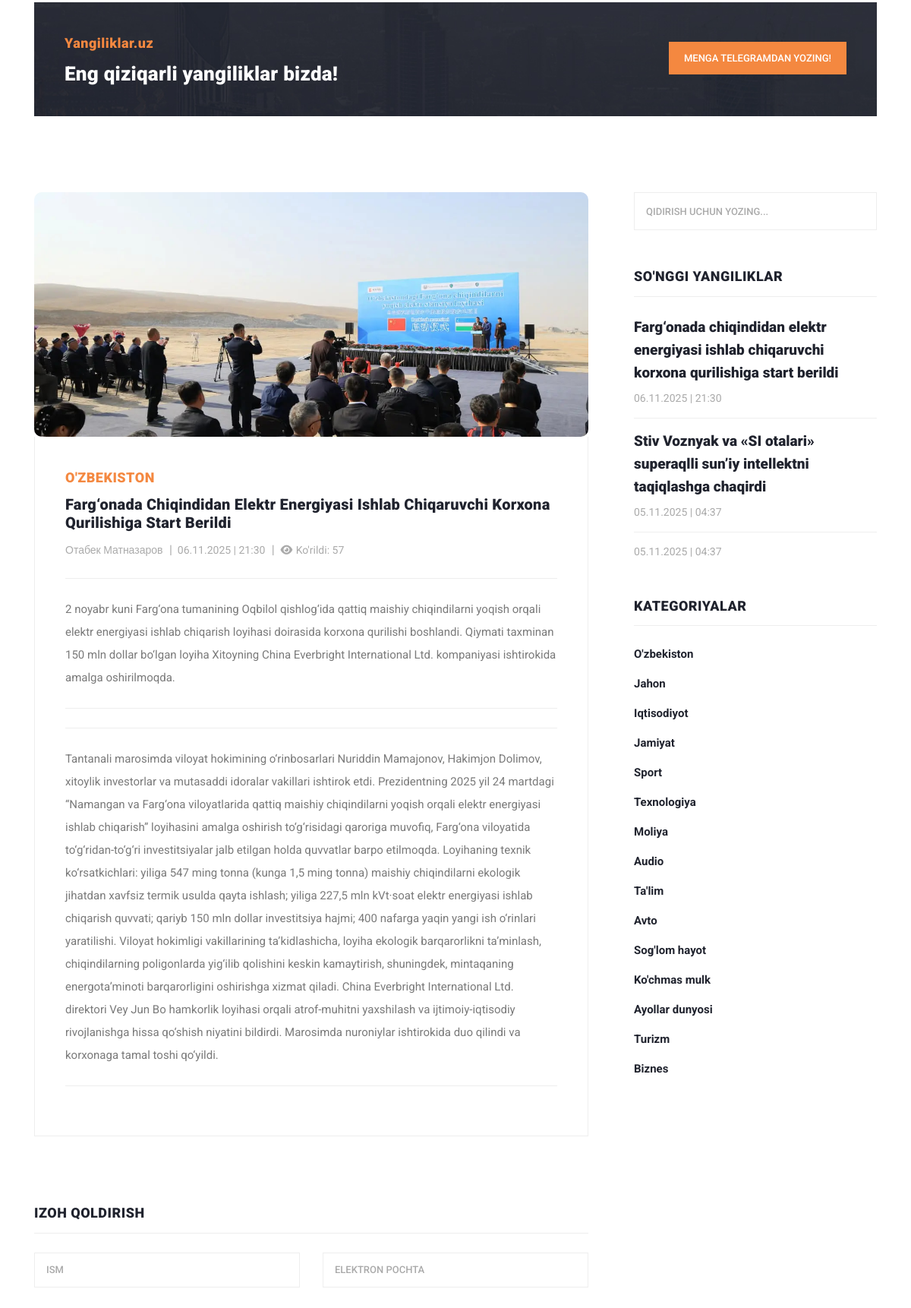
/?controller=news_view&id=1 (middle part), run on an earlier commit of the app's database.
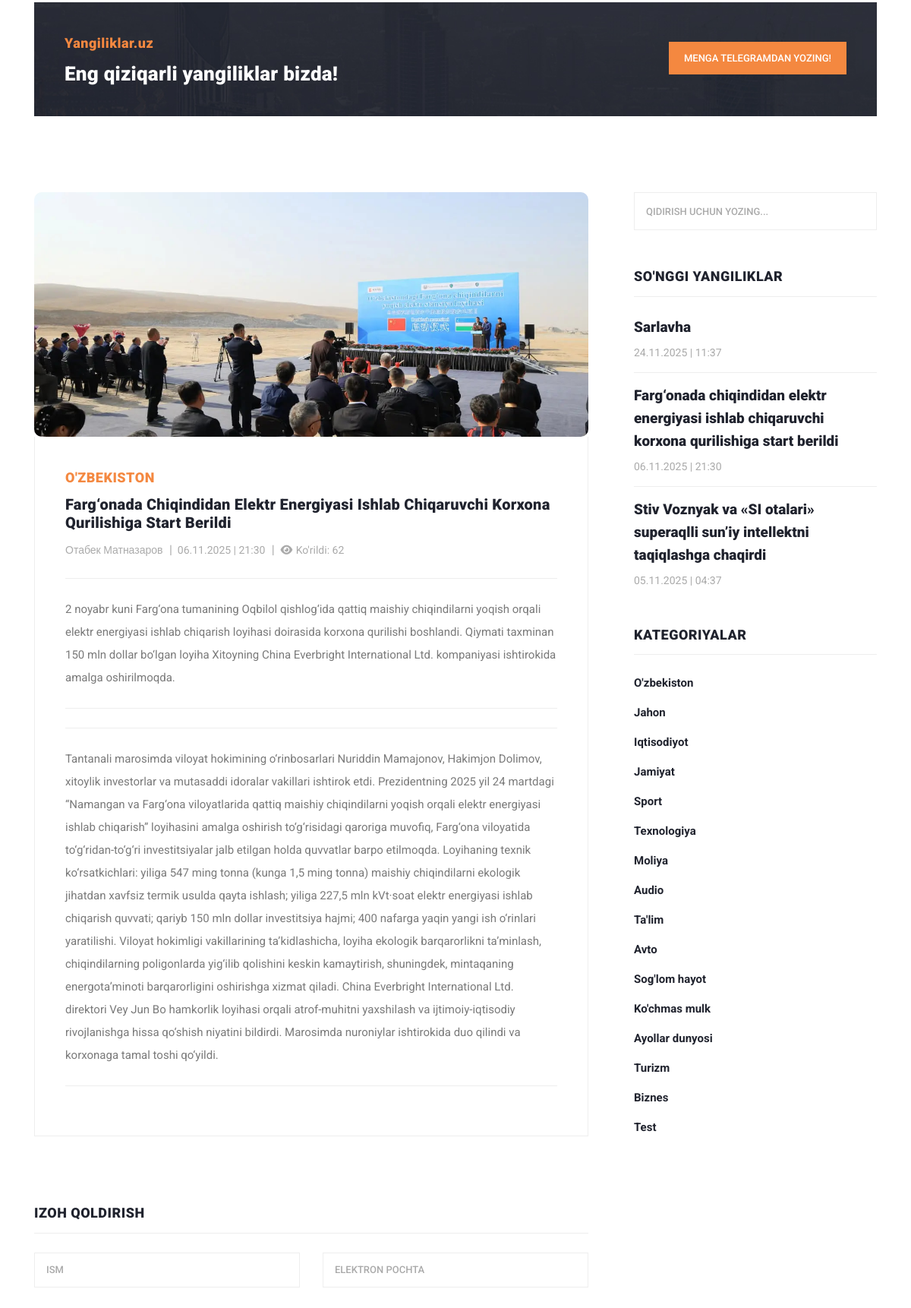
And on a later commit of the database.
### tables this page shows
CREATE TABLE `news`
(
    `id`          INTEGER PRIMARY KEY AUTOINCREMENT,
    `author_id`   INTEGER NOT NULL,
    `is_banner`   INTEGER DEFAULT 0 CHECK (is_banner IN (0, 1)), -- 0=yo'q, 1=ha
    `title`       TEXT    NOT NULL,
    `description` TEXT,
    `category_id` INTEGER NOT NULL,
    `image`       TEXT    DEFAULT NULL,
    `body`        TEXT    DEFAULT NULL,
    `seen_count`  INTEGER DEFAULT 0 CHECK (seen_count >= 0),
    `created_at`  TEXT    DEFAULT (datetime('now', '+5 hours')), -- sqlite da datetime turi yo'q
    `updated_at`  TEXT    DEFAULT (datetime('now', '+5 hours')),
    `status`      INTEGER DEFAULT 1 CHECK (status IN (0, 1))    -- 0=nofaol, 1=faol

);

CREATE TABLE `category`
(
    `id`     INTEGER PRIMARY KEY AUTOINCREMENT,
    `name`   TEXT UNIQUE NOT NULL,
    `status` BOOLEAN DEFAULT TRUE
);

CREATE TABLE `author`
(
  `id` INTEGER PRIMARY KEY AUTOINCREMENT,
  `name` VARCHAR(100) NOT NULL,
  `status` BOOLEAN DEFAULT TRUE
);

### views/view.php (called while the page is built, shortened)
<?php
require_once __DIR__ . '/widgets/header.php';
require_once __DIR__ . '/widgets/view-main-content.php';
require_once __DIR__ . '/widgets/footer.php';

### index.php (called while the page is built)
<?php
require_once __DIR__ . '/controllers/mainController.php';

### models/news.php (called while the page is built, shortened)
<?php
function getLastNews(): array
{
    global $pdo;
    $sql = "SELECT
                `N`.`id` AS `news_id`,
                `A`.`name` AS `muallif`,
                `N`.`title` AS `sarlavha`,
                `N`.`description` AS `qisqa_tavsif`,
                `C`.`name` AS `kategoriya`,
                `N`.`image` AS `rasm`,
               -- `N`.`body` AS `yangilik_matni`,
                `N`.`seen_count` AS `kurishlar_soni`,
                DATETIME(`N`.`created_at`, 'localtime') AS `yaratilgan_vaqti`  -- device localtime da vaqtni ko'rsatish
                -- `N`.`created_at` AS `yaratilgan_vaqti`      -- GMT+5 da ko'rsatish
            FROM `news` AS `N`
            JOIN `category` AS `C`
             ON `N`.`category_id` = `C`.`id`
            JOIN `author` AS `A`
            ON `N`.`author_id` = `A`.`id`
            WHERE `N`.`status` = " . ACTIVE .
        " ORDER BY `yaratilgan_vaqti` DESC
            LIMIT 3";
    $stmt = $pdo->prepare($sql);
    $stmt->execute();
    return $stmt->fetchAll(PDO::FETCH_ASSOC);
}
function getNewsById(int $id): array
{
    global $pdo;
    $sql = "SELECT
                `N`.`id` AS `news_id`,
                `A`.`name` AS `muallif`,
                `N`.`title` AS `sarlavha`,
                `N`.`description` AS `qisqa_tavsif`,
                `C`.`name` AS `kategoriya`,
                `N`.`image` AS `rasm`,
                `N`.`body` AS `yangilik_matni`,
                `N`.`seen_count` AS `kurishlar_soni`,
                DATETIME(`N`.`created_at`, 'localtime') AS `yaratilgan_vaqti`  -- device localtime da vaqtni ko'rsatish
            FROM `news` AS `N`
            LEFT JOIN `category` AS `C`
             ON `N`.`category_id` = `C`.`id` AND `C`.`status` = " . ACTIVE . "
            JOIN `author` AS `A`
            ON `N`.`author_id` = `A`.`id`
            WHERE `N`.`status` = " . ACTIVE .
        " AND `N`.`id` = :id " .
        " LIMIT 1 ; ";
    $stmt = $pdo->prepare($sql);
    $stmt->bindParam(':id', $id, PDO::PARAM_INT);
    $stmt->execute();
    return $stmt->fetch(PDO::FETCH_ASSOC);
}

### helpers.php (called while the page is built, shortened)
<?php
function getImage(string $table_name, int $id, mixed $filename): string
{
    $relativePath = "uploads/$table_name/$id/$filename";
    if (file_exists(PROJECT_ROOT . $relativePath)) {
        return '/' . $relativePath;
    }
    return '/assets/images/no_image.png';
}

### controllers/imports.php (called while the page is built, shortened)
<?php
$categories = getCategories();
$news = getLastNews();

### models/categories.php (called while the page is built, shortened)
<?php
function getCategories(): array
{
    global $pdo;
    $sql = "SELECT
                `name`
            FROM `category`
            WHERE `status` = :status
            ORDER BY `id`
            ";
    try {
        $stmt = $pdo->prepare($sql);
        $stmt->execute(['status' => ACTIVE]);
        return $stmt->fetchAll(PDO::FETCH_ASSOC);
    } catch (PDOException $e) {
        error_log("DB xatolik, getCategories():" . $e->getMessage());
        return [];
    }
}

### views/widgets/view-main-content.php (the view, shortened to what the rows shown need)
<section class="call-to-action">
    <div class="container">
        <div class="row">
            <div class="col-lg-12">
                <div class="main-content">
                    <div class="row">
                        <div class="col-lg-8">
                            <span><?= SITE_NAME ?? 'Bu yerda sayt nomi' ?></span>
                            <h4> <?= SLOGAN ?> </h4>
                        </div>
                        <div class="col-lg-4">
                            <div class="main-button">
                                <a href="https://t.me/settings" target="_parent">Menga Telegramdan yozing!</a>
                            </div>
                        </div>
                    </div>
                </div>
            </div>
        </div>
    </div>
</section>
<section class="blog-posts grid-system">
    <div class="container">
        <div class="row">
            <div class="col-lg-8">
                <div class="all-blog-posts">
                    <div class="row">
                        <div class="col-lg-12">
                            <div class="blog-post">
                                <div class="blog-thumb">
                                    <?php $image = getImage('news', $newsItem['news_id'], $newsItem['rasm']); ?>
                                    <a>
                                        <img src="<?= $image; ?>"
                                             style="height: 322px; width: 730px; object-fit: cover"
                                             alt="<?= $newsItem['sarlavha']; ?> ">
                                    </a>
                                </div>
                                <div class="down-content">
                                    <span> <?= $newsItem['kategoriya']; ?> </span>
                                    <a><h4> <?= $newsItem['sarlavha'] ?> </h4></a>
                                    <ul class="post-info">
                                        <li><a href="#"> <?= $newsItem['muallif'] ?> </a></li>
                                        <li>
                                            <a> <?= date('d.m.Y  |  H:i', strtotime($newsItem['yaratilgan_vaqti'])); ?> </a>
                                        </li>
                                        <li><a> <i class="fas fa-eye"></i>
                                                Ko'rildi: <?= $newsItem['kurishlar_soni']; ?> </a></li>
                                    </ul>
                                    <p> <?= $newsItem['qisqa_tavsif'] ?> </p>
                                    <p> <?= $newsItem['yangilik_matni'] ?> </p>
                                </div>
                            </div>
                        </div>
                        <div class="col-lg-12">
                            <div class="sidebar-item submit-comment">
                                <div class="sidebar-heading">
                                    <h2>Izoh qoldirish</h2>
                                </div>
                                <div class="content">
                                    <form id="comment" action="#" method="post">
                                        <div class="row">
                                            <div class="col-md-6 col-sm-12">
                                                <fieldset>
                                                    <input name="name" type="text" id="name"
                                                           placeholder="Ism"
                                                           required>
                                                </fieldset>
                                            </div>
                                            <div class="col-md-6 col-sm-12">
                                                <fieldset>
                                                    <input name="email" type="text" id="email"
                                                           placeholder="Elektron pochta">
                                                </fieldset>
                                            </div>
                                        </div>
                                    </form>
                                </div>
                            </div>
                        </div>
                    </div>
                </div>
            </div>
            <div class="col-lg-4">
                <?php require_once __DIR__ . '/sidebar.php'; ?>
            </div>
        </div>
    </div>
</section>

### views/widgets/sidebar.php (shortened to what the rows shown need)
<div class="sidebar">
    <div class="row">
        <div class="col-lg-12">
            <div class="sidebar-item search">
                <form id="search_form" name="gs" method="GET" action="#">
                    <input type="text" name="q" class="searchText" placeholder="qidirish uchun yozing..."
                           autocomplete="on">
                </form>
            </div>
        </div>
        <div class="col-lg-12">
            <div class="sidebar-item recent-posts">
                <div class="sidebar-heading">
                    <h2>So'nggi yangiliklar</h2>
                </div>
                <div class="content">
                    <ul>
                        <?php if (!empty($news)): ?>
                            <?php foreach ($news as $news_item): ?>
                                <li>
                                    <a href="?controller=news_view&id=<?= htmlspecialchars($news_item['news_id']) ?>">
                                        <h5> <?= htmlspecialchars($news_item['sarlavha']); ?> </h5>
                                        <span><?= date('d.m.Y  |  H:i', strtotime($news_item['yaratilgan_vaqti'])); ?></span>
                                    </a>
                                </li>
                            <?php endforeach; ?>
                        <?php else: echo 'news massivi null!'; ?>
                        <?php endif; ?>
                    </ul>
                </div>
            </div>
        </div>
        <div class="col-lg-12">
            <div class="sidebar-item categories">
                <div class="sidebar-heading">
                    <h2>Kategoriyalar</h2>
                </div>
                <div class="content">
                    <ul>
                        <?php if (!empty($categories)): ?>
                            <?php foreach ($categories as $category): ?>
                                <li><a href="#"> <?= $category['name'] ?> </a></li>
                            <?php endforeach; ?>
                        <?php endif; ?>
                    </ul>
                </div>
            </div>
        </div>
    </div>
</div>

What changed in the data, as far as the page shows it:
no longer on this page (row unchanged): news: yaratilgan_vaqti "05.11.2025 | 04:37"
changed news "O'ZBEKISTON": seen_count "57" → "62"
added news: title "Sarlavha", yaratilgan_vaqti "24.11.2025 | 11:37"
added category: name "Test"
